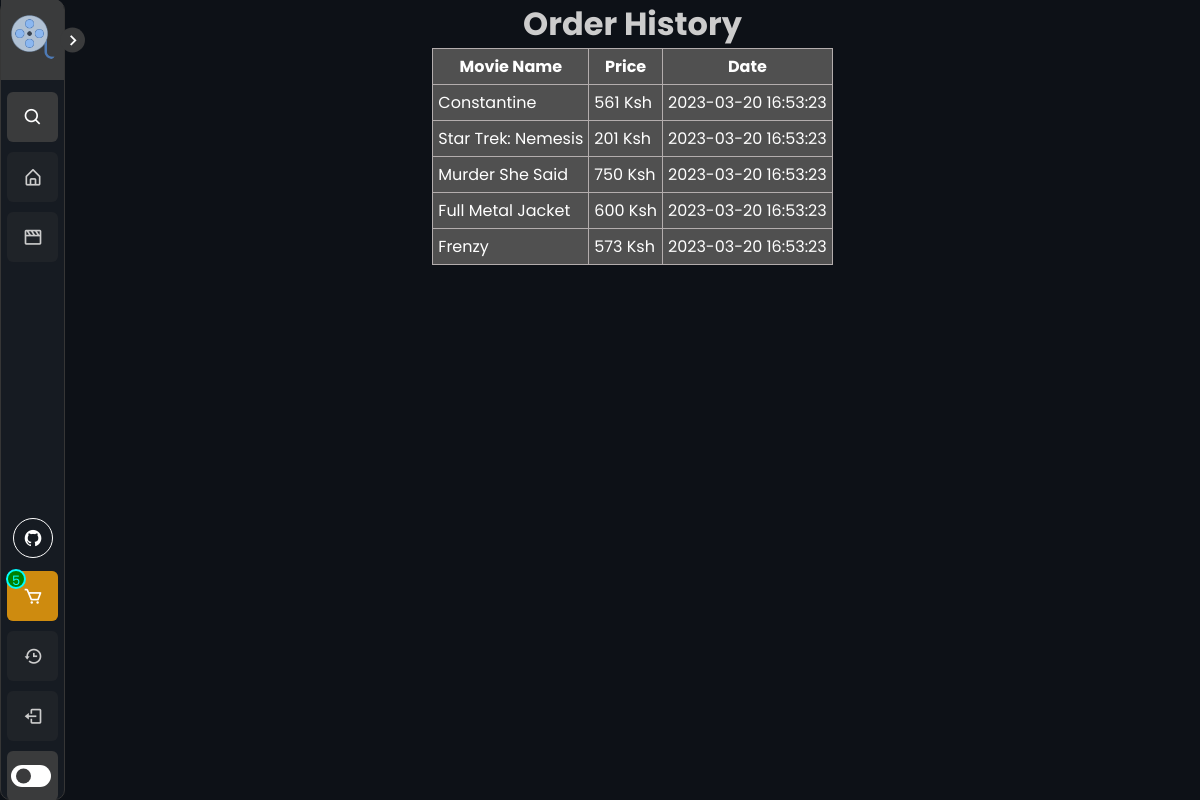
Page /history (signed in) on the earlier database version.
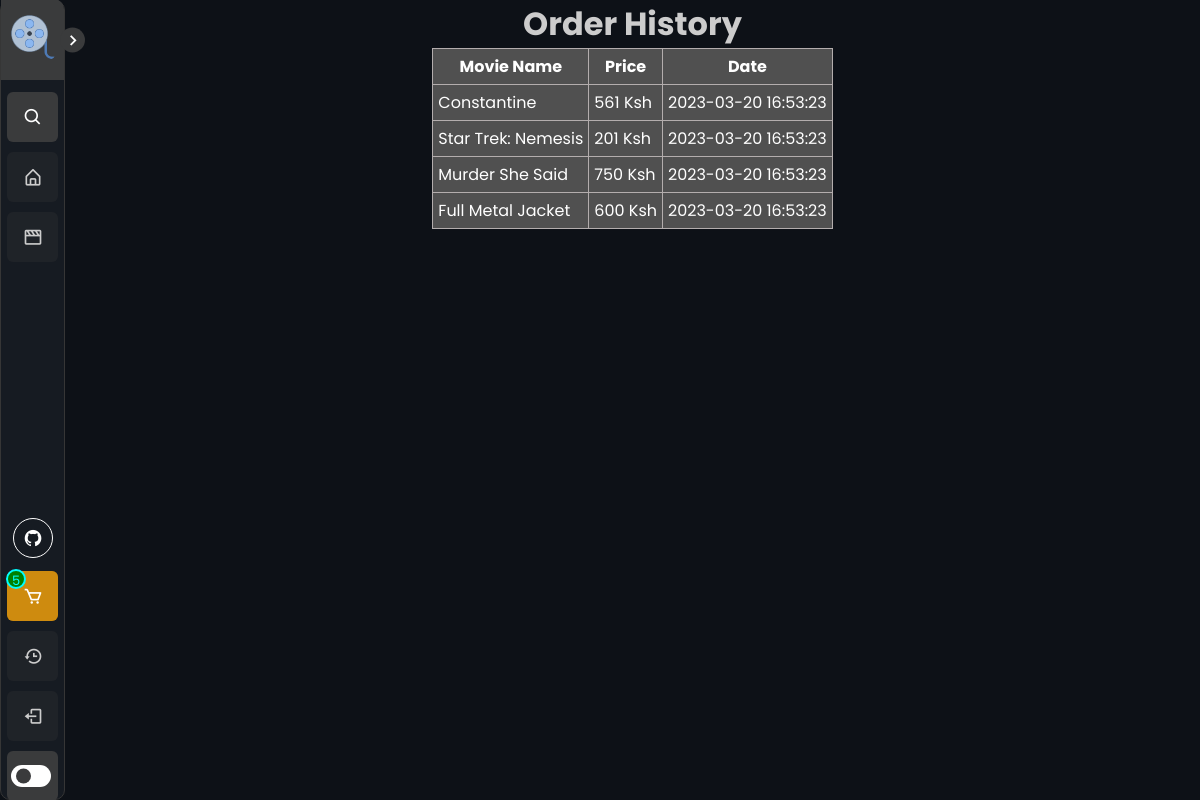
Same page on the later database version.
### tables this page shows
CREATE TABLE stock (item_id INTEGER PRIMARY KEY, moviename TEXT, description TEXT, poster TEXT, trailer_link TEXT, cast_names TEXT, price TEXT, tmdb data_type INT);

CREATE TABLE "history" (
	"user_id"	INTEGER,
	"item_id"	INTEGER,
	"quantity"	INTEGER,
	"price"	INTEGER,
	"total_price"	INTEGER,
	"date"	INTEGER
);

### main.py (the view)
@app.route('/history')
def history():
    if 'username' in session:
        username = session['username']
        conn = sqlite3.connect('users.db')
        cursor = conn.cursor()
        cursor.execute(
            'SELECT stock.moviename, stock.price, history.date FROM history INNER JOIN stock ON history.item_id = stock.item_id WHERE history.user_id = ?',
            (username,))
        items = cursor.fetchall()
        conn.close()
        return render_template('history.html', items=items)
    else:
        return redirect(url_for('login'))

### main.py (called while the page is built)
@app.context_processor
def cart_count():
    def get_cart_count():
        if 'username' in session:
            username = session['username']
            conn = sqlite3.connect('users.db')
            cursor = conn.cursor()
            cursor.execute('SELECT COUNT(*) FROM cart WHERE user_id=?', (username,))
            count = cursor.fetchone()[0]
            conn.close()
            return count
        else:
            return 0
    return dict(cart_count=get_cart_count)

### templates/history.html (shortened to what this page needs)
{% extends "base.html" %}
{% block content %}
 {% if items %}
    <div class="container">
        <h1>Order History</h1>
        <table class="table table-striped">
            <thead>
            <tr>
                <th scope="col">Movie Name</th>
                <th scope="col">Price</th>
                <th scope="col">Date</th>
            </tr>
            </thead>
            <tbody>
            {% for item in items %}
                <tr>
                    <td>{{ item[0] }}</td>
                    <td>{{ item[1] }} Ksh</td>
                    <td>{{ item[2] }}</td>
                </tr>
            {% endfor %}
            </tbody>
        </table>
    </div>
{% else %}
    <div class="container">
        <h1>Order History</h1>
        <p>You have no order history.</p>
    </div>
{% endif %}
{% endblock %}

Differences in the rows shown:
removed stock: moviename "Frenzy", price "573", date "2023-03-20 16:53:23"
